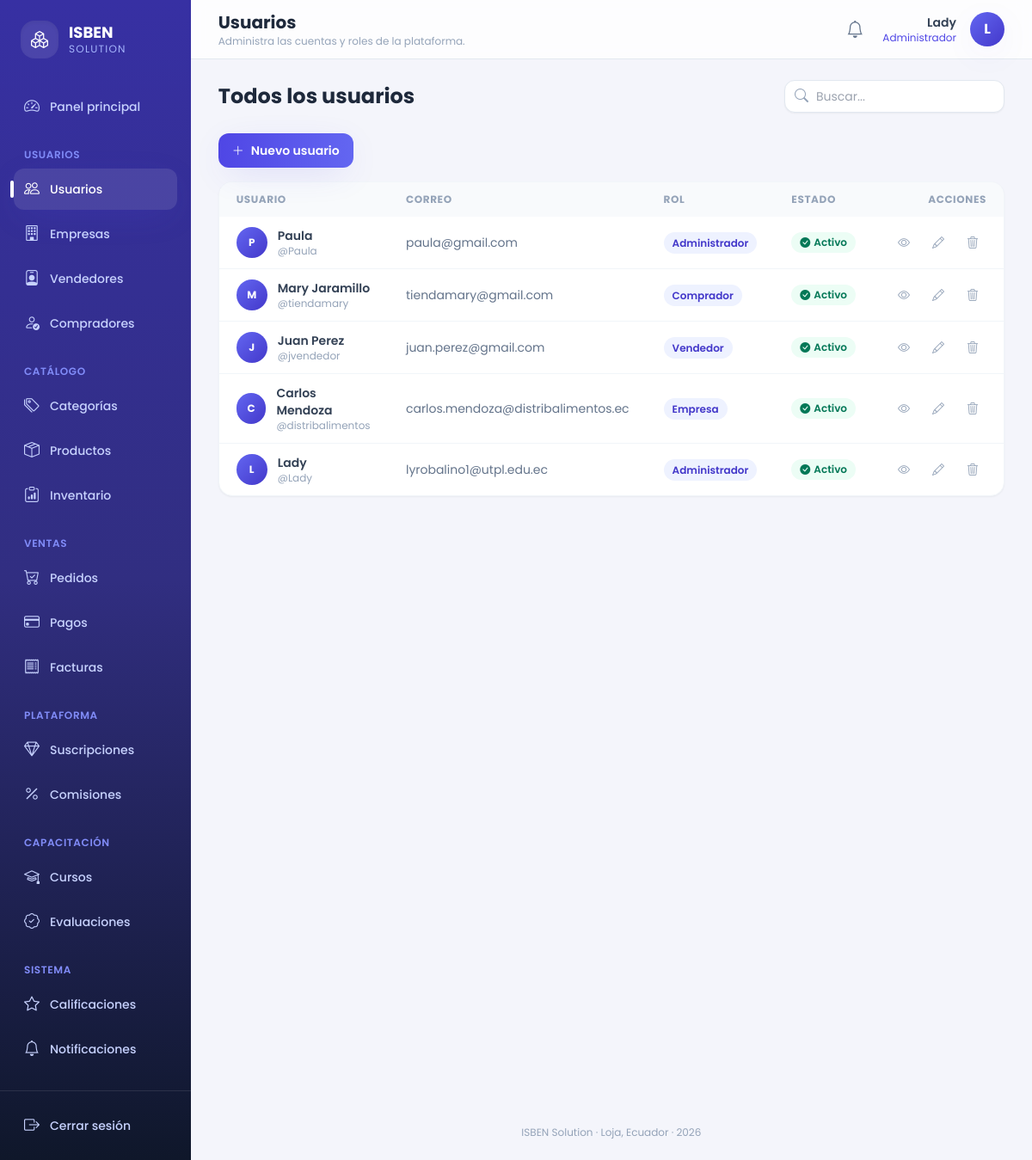
Before: /usuarios/ (signed in) with the older database file.
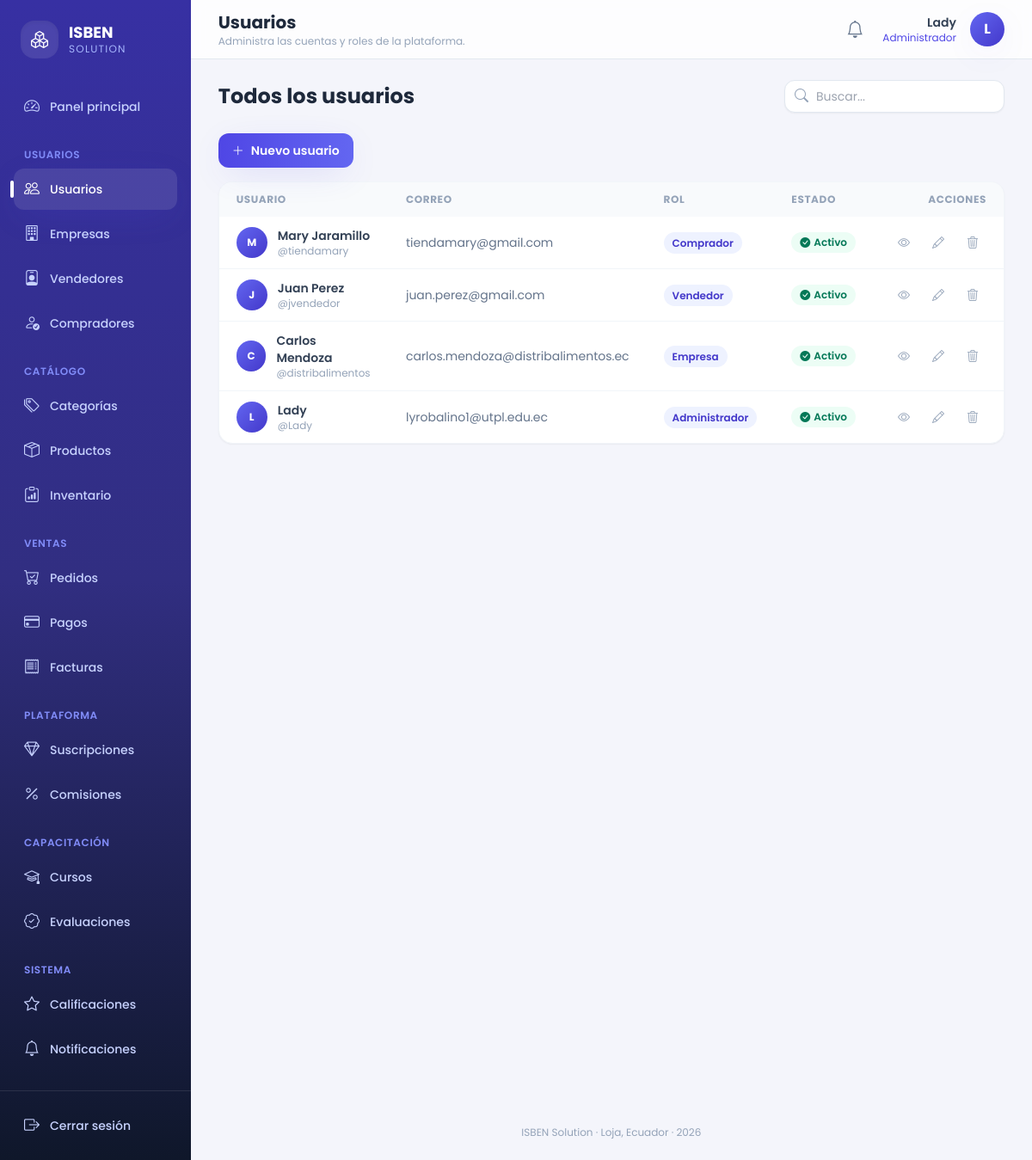
After: the same page with the newer database file.
### core/models.py (models this page shows, shortened)
class Notificacion(models.Model):
    destinatario  = models.ForeignKey(Usuario, on_delete=models.CASCADE,
                                      related_name='notificaciones')
    tipo          = models.CharField(max_length=20, choices=TIPO_NOTIFICACION)
    titulo        = models.CharField(max_length=200)
    mensaje       = models.TextField()
    leida         = models.BooleanField(default=False)
    fecha_envio   = models.DateTimeField(auto_now_add=True)
    fecha_lectura = models.DateTimeField(null=True, blank=True)
    class Meta:
        ordering = ['-fecha_envio']
        verbose_name = 'Notificación'
        verbose_name_plural = 'Notificaciones'

class Usuario(AbstractUser):
    email    = models.EmailField(unique=True)
    telefono = models.CharField(max_length=20, blank=True)
    rol      = models.CharField(max_length=20, choices=ROL_USUARIO)
    fecha_actualizacion = models.DateTimeField(auto_now=True)
    REQUIRED_FIELDS = ['email', 'rol']
    class Meta:
        verbose_name = 'Usuario'
        verbose_name_plural = 'Usuarios'

### core/views.py (the view)
# urls.py: path('usuarios/', views.lista_usuarios, name='lista_usuarios'),
@rol_requerido('administrador')
def lista_usuarios(request):
    usuarios = Usuario.objects.all().order_by('-date_joined')
    q = request.GET.get('q', '').strip()
    if q:
        usuarios = usuarios.filter(
            Q(username__icontains=q) | Q(first_name__icontains=q) |
            Q(last_name__icontains=q) | Q(email__icontains=q)
        )
    return render(request, 'core/usuarios/lista.html', {'usuarios': _paginar(request, usuarios)})

### core/context_processors.py (called while the page is built)
def notificaciones(request):
    if request.user.is_authenticated:
        return {
            'notificaciones_no_leidas_global': request.user.notificaciones.filter(leida=False).count(),
        }
    return {}

### core/views.py (called while the page is built)
def _paginar(request, queryset, por_pagina=10):
    return Paginator(queryset, por_pagina).get_page(request.GET.get('page'))

### core/templates/core/usuarios/lista.html (shortened to what this page needs)
{% extends 'core/master.html' %}
{% block header_title %}Usuarios{% endblock %}
{% block header_subtitle %}Administra las cuentas y roles de la plataforma.{% endblock %}
{% block content %}
{% include 'core/partials/_encabezado.html' with titulo='Todos los usuarios' buscador=True url_crear=url_crear|default:'' %}
<div class="mb-4">
  <a href="{% url 'crear_usuario' %}" class="inline-flex items-center gap-2 rounded-xl bg-gradient-to-r from-brand-600 to-brand-500 px-4 py-2.5 text-sm font-semibold text-white shadow-soft transition active:scale-[0.98] hover:from-brand-700 hover:to-brand-600">
    <i class="bi bi-plus-lg"></i> Nuevo usuario
  </a>
</div>
<div class="overflow-hidden rounded-2xl border border-slate-100 bg-white shadow-sm">
  <div class="overflow-x-auto">
    <table class="w-full text-left text-sm">
      <thead class="bg-slate-50 text-xs uppercase tracking-wider text-slate-400">
        <tr>
          <th class="px-5 py-3">Usuario</th>
          <th class="px-5 py-3">Correo</th>
          <th class="px-5 py-3">Rol</th>
          <th class="px-5 py-3">Estado</th>
          <th class="px-5 py-3 text-right">Acciones</th>
        </tr>
      </thead>
      <tbody class="divide-y divide-slate-100">
        {% for usuario in usuarios %}
        <tr class="transition hover:bg-brand-50/40">
          <td class="px-5 py-3">
            <div class="flex items-center gap-3">
              <div class="grid h-9 w-9 place-items-center rounded-full bg-gradient-to-br from-brand-500 to-brand-700 text-xs font-bold text-white">
                {{ usuario.first_name|slice:":1"|upper|default:usuario.username|slice:":1"|upper }}
              </div>
              <div>
                <p class="font-semibold text-slate-700">{{ usuario.get_full_name|default:usuario.username }}</p>
                <p class="text-xs text-slate-400">@{{ usuario.username }}</p>
              </div>
            </div>
          </td>
          <td class="px-5 py-3 text-slate-500">{{ usuario.email }}</td>
          <td class="px-5 py-3"><span class="rounded-full bg-brand-50 px-2.5 py-1 text-xs font-semibold text-brand-700">{{ usuario.get_rol_display }}</span></td>
          <td class="px-5 py-3">
            {% if usuario.is_active %}
            <span class="inline-flex items-center gap-1 rounded-full bg-emerald-50 px-2.5 py-1 text-xs font-semibold text-emerald-700"><i class="bi bi-check-circle-fill"></i> Activo</span>
            {% else %}
            <span class="inline-flex items-center gap-1 rounded-full bg-slate-100 px-2.5 py-1 text-xs font-semibold text-slate-500"><i class="bi bi-dash-circle"></i> Inactivo</span>
            {% endif %}
          </td>
          <td class="px-5 py-3">
            <div class="flex justify-end gap-2">
              <a href="{% url 'detalle_usuario' usuario.pk %}" class="grid h-8 w-8 place-items-center rounded-lg text-slate-400 hover:bg-slate-100 hover:text-brand-600" title="Ver"><i class="bi bi-eye"></i></a>
              <a href="{% url 'editar_usuario' usuario.pk %}" class="grid h-8 w-8 place-items-center rounded-lg text-slate-400 hover:bg-slate-100 hover:text-amber-600" title="Editar"><i class="bi bi-pencil"></i></a>
              <a href="{% url 'eliminar_usuario' usuario.pk %}" class="grid h-8 w-8 place-items-center rounded-lg text-slate-400 hover:bg-rose-50 hover:text-rose-600" title="Eliminar"><i class="bi bi-trash3"></i></a>
            </div>
          </td>
        </tr>
        {% empty %}
        <tr><td colspan="5" class="px-5 py-10 text-center text-slate-400"><i class="bi bi-inbox mb-2 block text-3xl"></i> No hay usuarios registrados.</td></tr>
        {% endfor %}
      </tbody>
    </table>
  </div>
</div>
{% endblock %}

### core/templates/core/master.html (shortened to what this page needs)
{% load static %}
<!DOCTYPE html>
<html lang="es">
<head>
<script src="https://cdn.tailwindcss.com"></script>
<link rel="stylesheet" href="https://cdn.jsdelivr.net/npm/bootstrap-icons@1.11.3/font/bootstrap-icons.min.css">
<link rel="stylesheet" href="{% static 'core/css/estilos.css' %}">
</head>
<body class="font-sans text-slate-700 antialiased" x-data="{ sidebarOpen: false }">
{% if user.is_authenticated %}
<div class="flex min-h-screen">
  <aside
    class="fixed inset-y-0 left-0 z-40 w-72 transform bg-gradient-to-b from-brand-800 via-brand-900 to-slate-900 text-indigo-100 transition-transform duration-300 lg:static lg:translate-x-0"
    :class="sidebarOpen ? 'translate-x-0' : '-translate-x-full'">
    <div class="flex h-full flex-col">
      <div class="flex items-center gap-3 px-6 py-6">
        <div class="flex h-11 w-11 items-center justify-center rounded-2xl bg-white/10 text-xl font-bold text-white shadow-inner">
          <i class="bi bi-boxes"></i>
        </div>
        <div>
          <p class="text-lg font-bold leading-tight text-white">ISBEN</p>
          <p class="text-xs uppercase tracking-widest text-indigo-300">Solution</p>
        </div>
      </div>
      <nav class="mt-2 flex-1 space-y-6 overflow-y-auto px-4 pb-6">
        <div>
          <a href="{% url 'inicio' %}"
             class="group relative flex items-center gap-3 rounded-xl px-3 py-2.5 text-sm font-medium transition {% if request.resolver_match.url_name == 'inicio' %}bg-white/10 text-white shadow-soft{% else %}text-indigo-200 hover:translate-x-0.5 hover:bg-white/5 hover:text-white{% endif %}">
            <i class="bi bi-speedometer2 text-lg"></i> Panel principal
          </a>
        </div>
        {% if user.rol == 'administrador' %}
        <div>
          <p class="px-3 pb-2 text-xs font-semibold uppercase tracking-wider text-indigo-400">Usuarios</p>
          <div class="space-y-1">
            {% include 'core/partials/_nav_link.html' with url_name='lista_usuarios' icon='bi-people' label='Usuarios' %}
            {% include 'core/partials/_nav_link.html' with url_name='lista_empresas' icon='bi-building' label='Empresas' %}
            {% include 'core/partials/_nav_link.html' with url_name='lista_vendedores' icon='bi-person-badge' label='Vendedores' %}
            {% include 'core/partials/_nav_link.html' with url_name='lista_compradores' icon='bi-person-check' label='Compradores' %}
          </div>
        </div>
        {% endif %}
        <div>
          <p class="px-3 pb-2 text-xs font-semibold uppercase tracking-wider text-indigo-400">Catálogo</p>
          <div class="space-y-1">
            {% include 'core/partials/_nav_link.html' with url_name='lista_categorias' icon='bi-tags' label='Categorías' %}
            {% include 'core/partials/_nav_link.html' with url_name='lista_productos' icon='bi-box-seam' label='Productos' %}
            {% if user.rol in 'empresa,administrador' %}
              {% include 'core/partials/_nav_link.html' with url_name='lista_inventario' icon='bi-clipboard-data' label='Inventario' %}
            {% endif %}
          </div>
        </div>
        <div>
          <p class="px-3 pb-2 text-xs font-semibold uppercase tracking-wider text-indigo-400">Ventas</p>
          <div class="space-y-1">
            {% include 'core/partials/_nav_link.html' with url_name='lista_pedidos' icon='bi-cart-check' label='Pedidos' %}
            {% include 'core/partials/_nav_link.html' with url_name='lista_pagos' icon='bi-credit-card' label='Pagos' %}
            {% include 'core/partials/_nav_link.html' with url_name='lista_facturas' icon='bi-receipt' label='Facturas' %}
          </div>
        </div>
        {% if user.rol == 'administrador' or user.rol == 'empresa' %}
        <div>
          <p class="px-3 pb-2 text-xs font-semibold uppercase tracking-wider text-indigo-400">Plataforma</p>
          <div class="space-y-1">
            {% include 'core/partials/_nav_link.html' with url_name='lista_suscripciones' icon='bi-gem' label='Suscripciones' %}
            {% include 'core/partials/_nav_link.html' with url_name='lista_comisiones' icon='bi-percent' label='Comisiones' %}
          </div>
        </div>
        {% endif %}
        <div>
          <p class="px-3 pb-2 text-xs font-semibold uppercase tracking-wider text-indigo-400">Capacitación</p>
          <div class="space-y-1">
            {% include 'core/partials/_nav_link.html' with url_name='lista_cursos' icon='bi-mortarboard' label='Cursos' %}
            {% include 'core/partials/_nav_link.html' with url_name='lista_evaluaciones' icon='bi-patch-check' label='Evaluaciones' %}
          </div>
        </div>
        <div>
          <p class="px-3 pb-2 text-xs font-semibold uppercase tracking-wider text-indigo-400">Sistema</p>
          <div class="space-y-1">
            {% include 'core/partials/_nav_link.html' with url_name='lista_calificaciones' icon='bi-star' label='Calificaciones' %}
            {% include 'core/partials/_nav_link.html' with url_name='lista_notificaciones' icon='bi-bell' label='Notificaciones' %}
          </div>
        </div>
      </nav>
      <div class="border-t border-white/10 p-4">
        <form action="{% url 'logout' %}" method="post">
          <button type="submit" class="flex w-full items-center gap-3 rounded-xl px-3 py-2.5 text-sm font-medium text-indigo-200 transition hover:bg-white/5 hover:text-white">
            <i class="bi bi-box-arrow-right text-lg"></i> Cerrar sesión
          </button>
        </form>
      </div>
    </div>
  </aside>
  <div class="flex min-h-screen flex-1 flex-col lg:pl-0">
    <header class="sticky top-0 z-20 flex items-center justify-between gap-4 border-b border-slate-200 bg-white/80 px-4 py-3 backdrop-blur lg:px-8">
      <div class="flex items-center gap-3">
        <div>
          <h1 class="text-lg font-bold text-slate-800 lg:text-xl">{% block header_title %}{% endblock %}</h1>
          <p class="hidden text-xs text-slate-400 sm:block">{% block header_subtitle %}Gestiona tu operación mayorista desde un solo lugar.{% endblock %}</p>
        </div>
      </div>
      <div class="flex items-center gap-3">
        <a href="{% url 'lista_notificaciones' %}" class="relative grid h-10 w-10 place-items-center rounded-xl text-slate-500 transition hover:bg-slate-100 hover:text-brand-600" title="Notificaciones">
          <i class="bi bi-bell text-xl"></i>
        </a>
        <div class="flex items-center gap-4" x-data="{ open: false }">
          <div class="hidden text-right sm:block">
            <p class="text-sm font-semibold text-slate-700">{{ user.get_full_name|default:user.username }}</p>
            <p class="text-xs capitalize text-brand-600">{{ user.get_rol_display }}</p>
          </div>
          <button @click="open = !open" class="grid h-10 w-10 place-items-center rounded-full bg-gradient-to-br from-brand-500 to-brand-700 font-bold text-white shadow-soft transition hover:shadow-lg">
            {{ user.first_name|slice:":1"|upper|default:user.username|slice:":1"|upper }}
          </button>
        </div>
      </div>
    </header>
    <main class="pagina-contenido flex-1 px-4 py-6 lg:px-8">
      {% block content %}{% endblock %}
    </main>
    <footer class="px-4 py-6 text-center text-xs text-slate-400 lg:px-8">
      ISBEN Solution &middot; Loja, Ecuador &middot; {% now "Y" %}
    </footer>
  </div>
</div>
{% else %}
  {% block auth_content %}{% endblock %}
{% endif %}
</body>
</html>

### core/templates/core/partials/_nav_link.html
{% url url_name as nav_url %}
<a href="{{ nav_url }}"
   class="group relative flex items-center gap-3 rounded-xl px-3 py-2.5 text-sm font-medium transition {% if request.resolver_match.url_name == url_name %}bg-white/10 text-white shadow-soft{% else %}text-indigo-200 hover:translate-x-0.5 hover:bg-white/5 hover:text-white{% endif %}">
  {% if request.resolver_match.url_name == url_name %}
  <span class="absolute -left-1 top-1/2 h-5 w-1 -translate-y-1/2 rounded-full bg-white"></span>
  {% endif %}
  <i class="bi {{ icon }} text-lg"></i> {{ label }}
</a>

### core/templates/core/partials/_encabezado.html (shortened to what this page needs)
<div class="mb-6 flex flex-col gap-4 sm:flex-row sm:items-center sm:justify-between">
  <div>
    <h2 class="text-2xl font-bold text-slate-800">{{ titulo }}</h2>
  </div>
  <div class="flex items-center gap-3">
    {% if buscador %}
    <form method="get" class="relative">
      <i class="bi bi-search absolute left-3 top-1/2 -translate-y-1/2 text-slate-400"></i>
      <input type="text" name="q" value="{{ request.GET.q }}" placeholder="Buscar..."
             class="w-48 rounded-xl border border-slate-200 bg-white py-2 pl-9 pr-3 text-sm shadow-sm focus:border-brand-500 focus:ring-4 focus:ring-brand-100 focus:outline-none sm:w-64">
    </form>
    {% endif %}
  </div>
</div>

### core/templates/core/master.html (style rules this page uses)
body { background: #f4f5fb; }
main.pagina-contenido { animation: fadeInUp 0.35s ease-out; }
a, button { -webkit-tap-highlight-color: transparent; }

Changed rows visible on the page:
removed Usuario: first_name "P", get_full_name "Paula", username "Paula", email "paula@gmail.com", rol "Administrador", is_active True (drawn)
